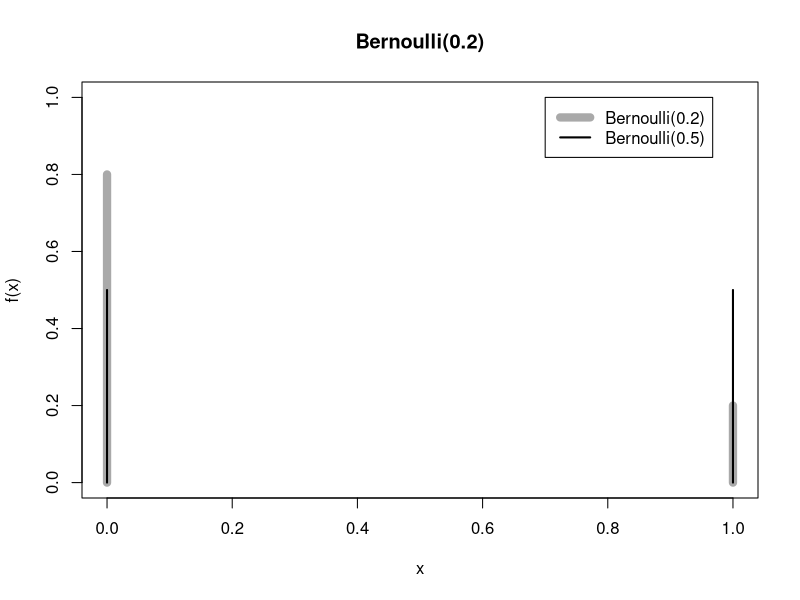
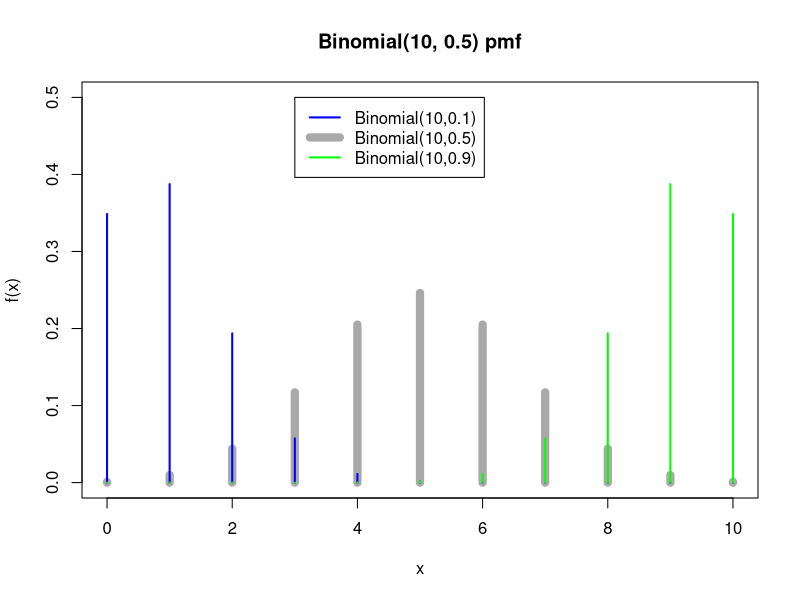
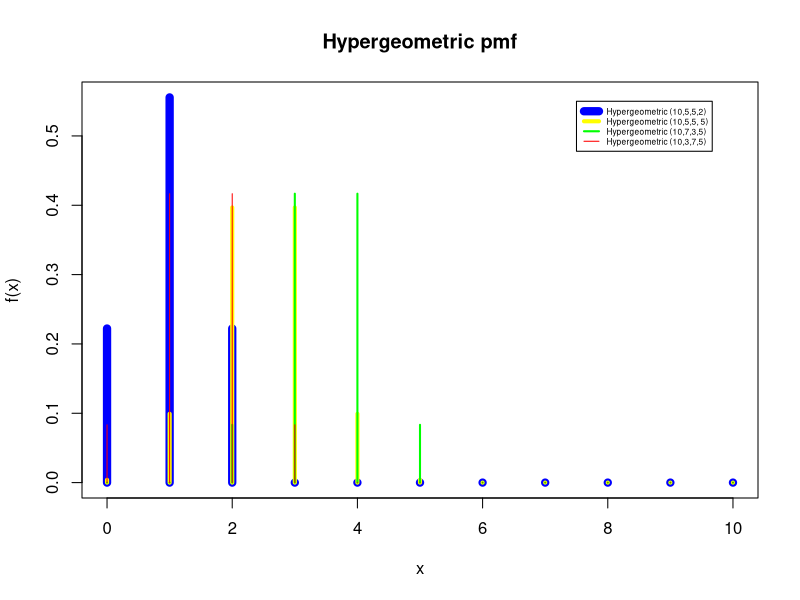
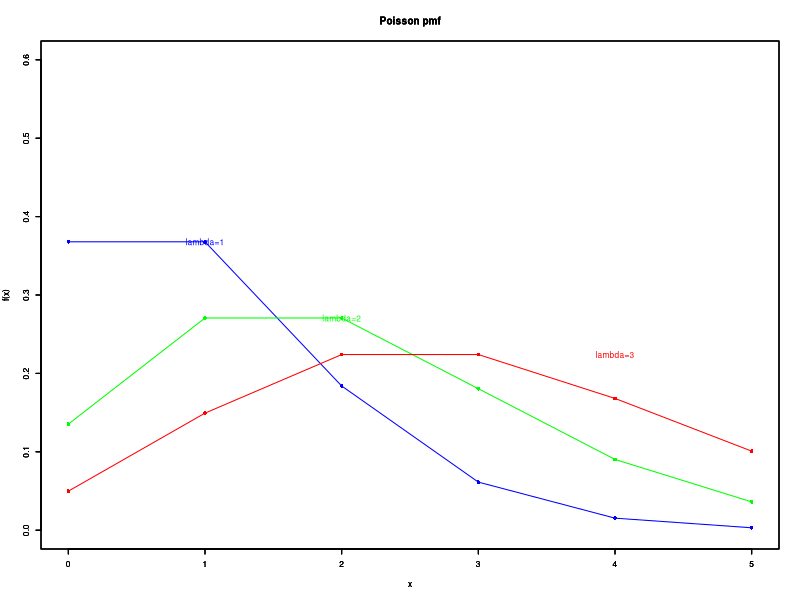
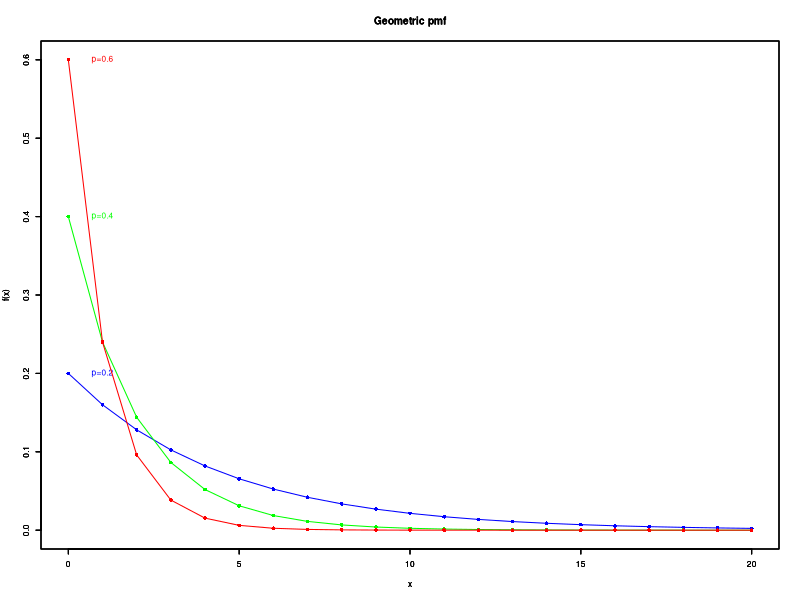
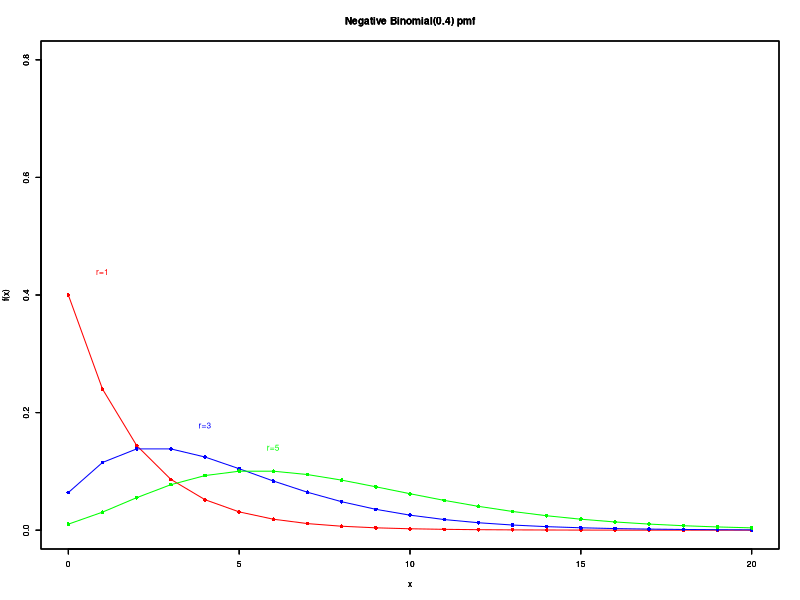
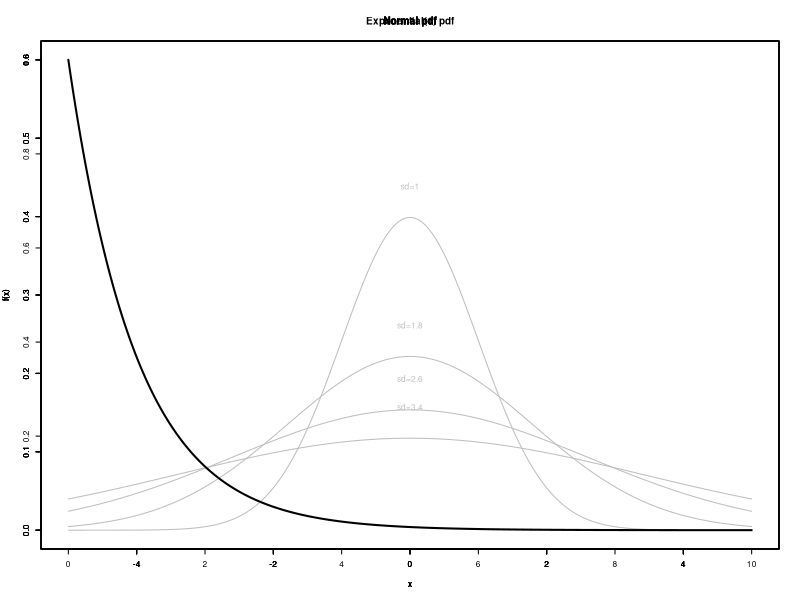
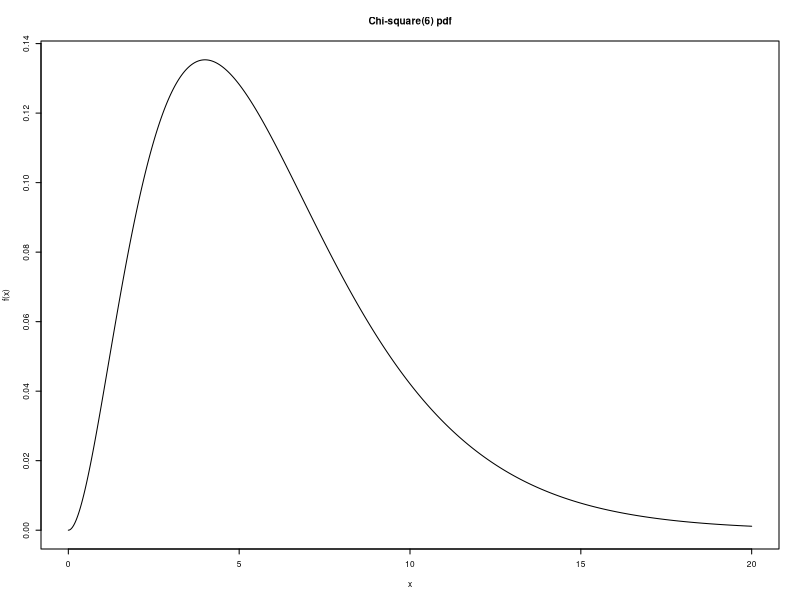

Generate these figures, in order, with R:
## ---- chunk 1
library(knitr)
knitr::opts_chunk$set(echo = TRUE)
library(rmarkdown)
library(graphics)
options(digits = 3)
opts_chunk$set(tidy.opts=list(width.cutoff=60), tidy=TRUE)
## ---- chunk 2
x <- 0:1
plot(x, dbinom(x, 1, 0.2), type = "h", ylab = "f(x)", ylim = c(0,1), lwd = 8, col = "dark gray",
      main = "Bernoulli(0.2)")
lines(x, dbinom(x, 1, 0.5), type = "h", lwd = 2, col = "black")
legend(0.7, 1.0, c("Bernoulli(0.2)","Bernoulli(0.5)"),col=c("dark gray","black"), lwd=c(8,2))

## ---- chunk 3
x <- seq(0, 10, 1)
plot(x, dbinom(x, 10, 0.5), type = "h", ylab = "f(x)", lwd = 8, col = "dark gray", ylim = c(0,0.5),
     main = "Binomial(10, 0.5) pmf")
lines(x, dbinom(x, 10, 0.1), type = "h", lwd = 2, col = "blue")
lines(x, dbinom(x, 10, 0.9), type = "h", lwd = 2, col = "green")
legend(3, 0.5, c("Binomial(10,0.1)","Binomial(10,0.5)","Binomial(10,0.9)"), col=c("blue","dark gray","green"),lwd=c(2,8,2))

## ---- chunk 4
x <- seq(0, 10, 1)
plot(x, dhyper(x, 5, 5, 2), type = "h", ylab = "f(x)", lwd = 8, col="blue",
    main = "Hypergeometric pmf")
lines(x, dhyper(x, 5, 5, 5), type = "h", ylab = "f(x)", lwd = 4, col="yellow")
lines(x, dhyper(x, 7, 3, 5), type = "h", ylab = "f(x)", lwd = 2, col="green")
lines(x, dhyper(x, 3, 7, 5), type = "h", ylab = "f(x)", lwd = 1, col="red")
par(cex = 0.5)
legend(7.5, 0.55, c("Hypergeometric (10,5,5,2)","Hypergeometric (10,5,5, 5)","Hypergeometric (10,7,3,5)","Hypergeometric (10,3,7,5)"), col=c("blue","yellow"," green","red"),lwd=c(8,4,2,1))
## ---- chunk 5
x <- seq(0, 5, 1)
poisl <- dpois(x, 1)
plot(x, poisl, ylab = "f(x)", main = "Poisson pmf",pch=16,ylim=c(0,0.6),col="blue")
lines(x, poisl,col="blue")
text(x=which(poisl == max(poisl))[1],y=poisl[poisl == max(poisl)][1],"lambda=1",col="blue")

par(new=TRUE)
poisl <- dpois(x, 2)
plot(x, poisl, ylab = "f(x)", main = "Poisson pmf",pch=16,ylim=c(0,0.6),col="green")
lines(x, poisl,col="green")
text(x=which(poisl == max(poisl))[1],y=poisl[poisl == max(poisl)][1],"lambda=2",col="green")

par(new=TRUE)
poisl <- dpois(x, 3)
plot(x, poisl, ylab = "f(x)", main = "Poisson pmf",pch=16,ylim=c(0,0.6),col="red")
lines(x, poisl,col="red")
text(x=which(poisl == max(poisl))[1],y=poisl[poisl == max(poisl)][1],"lambda=3",col="red")
## ---- chunk 6
x <- seq(0, 20, 1)
#plot(x, dgeom(x, 0.2), type = "h", ylab = "f(x)", lwd = 2,
#    main = "Geometric(0.2) pmf")
geom <- dgeom(x, 0.2)
plot(x, geom, ylab = "f(x)", main = "Geometric pmf",pch=16,ylim=c(0,0.6),col="blue")
lines(x, geom,col="blue")
text(x=which(geom == max(geom))[1],y=geom[geom == max(geom)][1],"p=0.2",col="blue")

par(new=TRUE)
geom <- dgeom(x, 0.4)
plot(x, geom, ylab = "f(x)", main = "Geometric pmf",pch=16,ylim=c(0,0.6),col="green")
lines(x, geom,col="green")
text(x=which(geom == max(geom))[1],y=geom[geom == max(geom)][1],"p=0.4",col="green")

par(new=TRUE)
geom <- dgeom(x, 0.6)
plot(x, geom, ylab = "f(x)", main = "Geometric pmf",pch=16,ylim=c(0,0.6),col="red")
lines(x, geom,col="red")
text(x=which(geom == max(geom))[1],y=geom[geom == max(geom)][1],"p=0.6",col="red")
## ---- chunk 7
x <- seq(0, 20, 1)
nbinom <- dnbinom(x,1,0.4)
plot(x, nbinom, type = "p", ylab = "f(x)", pch=16,ylim=c(0,0.8),
     main = "Negative Binomial(0.4) pmf",col="red")
lines(x, nbinom,col="red")
text(x=which(nbinom == max(nbinom))[1],y=nbinom[nbinom == max(nbinom)][1]+0.04,"r=1",col="red")

par(new=TRUE)
nbinom <- dnbinom(x,3,0.4)
plot(x, nbinom, type = "p", ylab = "f(x)", pch=16,ylim=c(0,0.8),
     main = "Negative Binomial(0.4) pmf",col="blue")
lines(x, nbinom,col="blue")
text(x=which(nbinom == max(nbinom))[1],y=nbinom[nbinom == max(nbinom)][1]+0.04,"r=3",col="blue")

par(new=TRUE)
nbinom <- dnbinom(x,5,0.4)
plot(x, nbinom, type = "p", ylab = "f(x)", pch=16,ylim=c(0,0.8),
     main = "Negative Binomial(0.4) pmf",col="green")
lines(x, nbinom,col="green")
text(x=which(nbinom == max(nbinom))[1],y=nbinom[nbinom == max(nbinom)][1]+0.04,"r=5",col="green")
## ---- chunk 8
x <- seq(-5, 5, 0.01)
for (i in seq(1,4,0.8)){
  nnorm <- dnorm(x, 0, i)
  plot(x, nnorm, type = "l",xlim=c(-5,5),ylim=c(0,0.6), ylab = "f(x)", main = "Normal pdf",col="gray")
  text(x=x[nnorm == max(nnorm)][1],y=nnorm[nnorm == max(nnorm)][1]+0.04,paste("sd=",i,sep = ""),col="gray")
  par(new=TRUE)
}
## ---- chunk 9
x <- seq(0, 10, 0.01)
plot(x, dexp(x, 1), type = "l", ylab = "f(x)", lwd = 2, 
    main = "Exponential(1) pdf")

## ---- chunk 10
x <- seq(0, 20, 0.01)
plot(x, dchisq(x, 6), type = "l", ylab = "f(x)", main = "Chi-square(6) pdf")

## ---- chunk 11
x <- seq(-5, 5, 0.01)
plot(x, dt(x, 6), type = "l", ylab = "f(x)", main = "Student's t(6) pdf")

## ---- chunk 12
x <- seq(0, 6, 0.01)
plot(x, df(x, 12, 15), type = "l", ylab = "f(x)", main = "F(2, 5) pdf")

## ---- chunk 13
sessionInfo()
